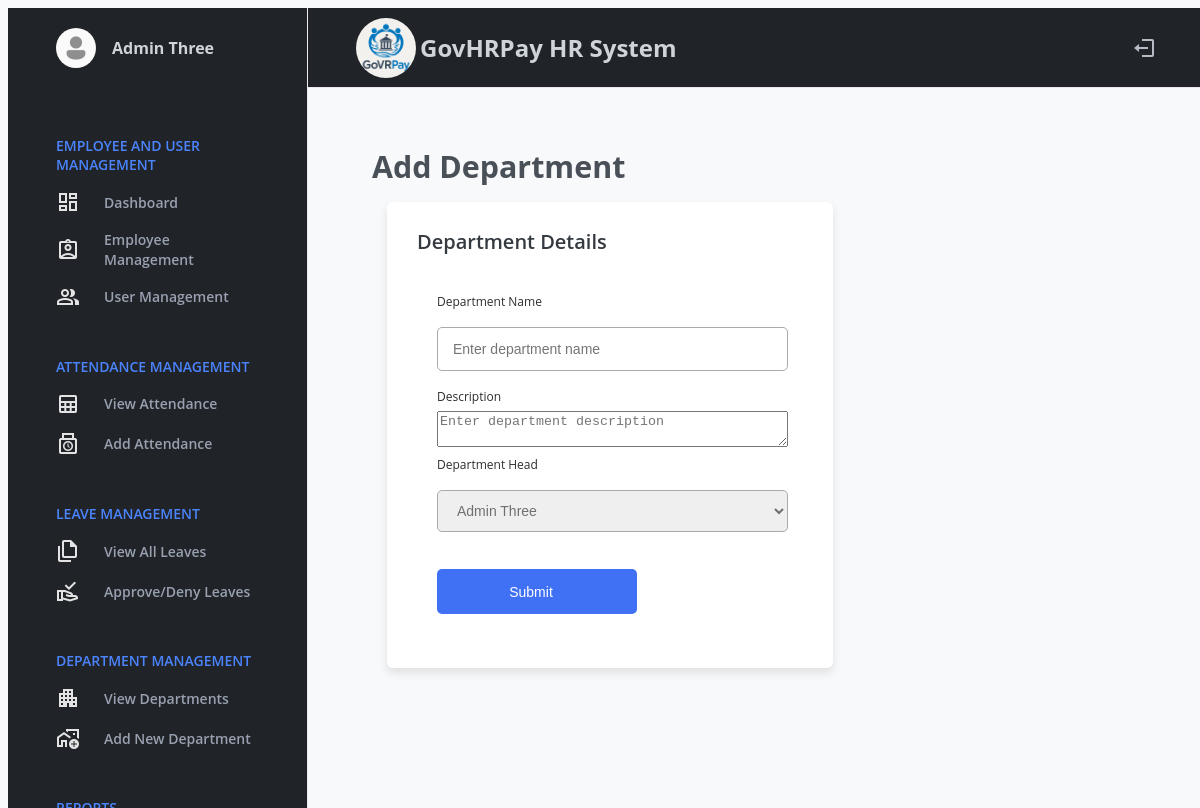
Before: /hr/admin/departments/add (signed in) with the older database file.
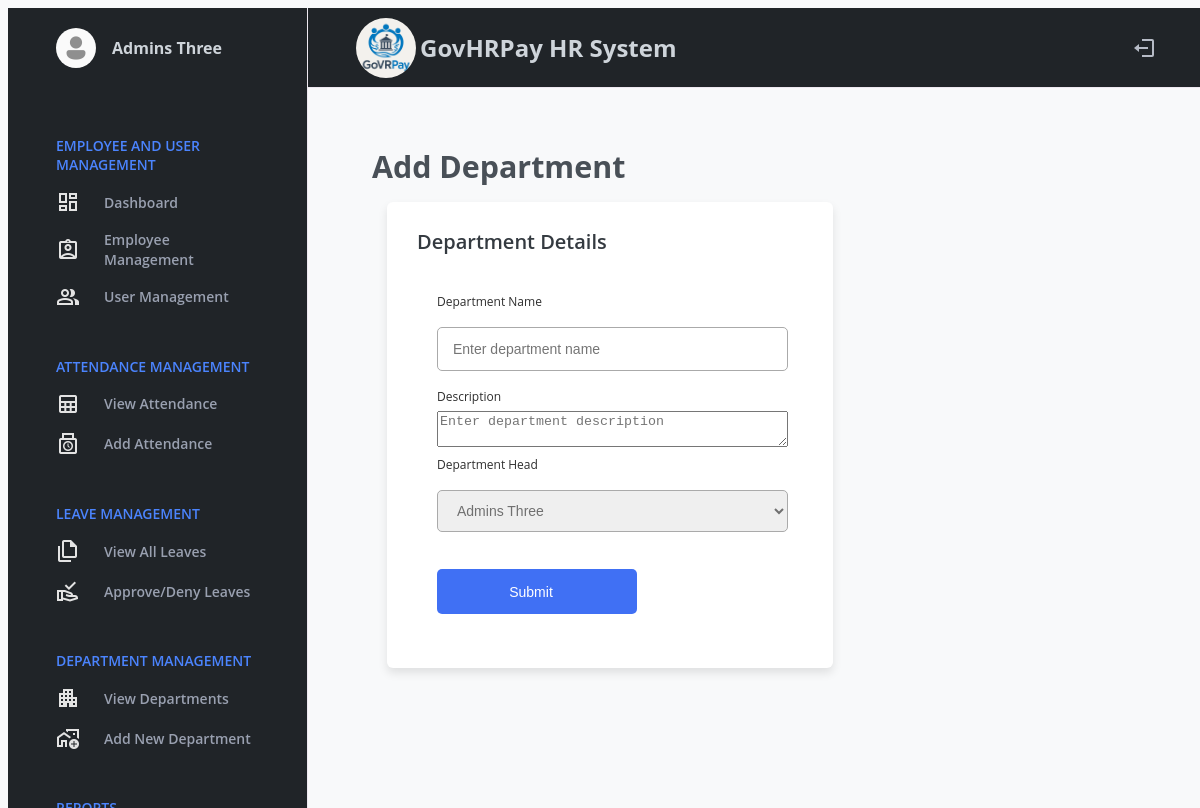
After: the same page with the newer database file.
### hr_system/hr/models/user.py (models this page shows, shortened)
class User(UserMixin, db.Model):
    id = db.Column(db.Integer, primary_key=True)
    email = db.Column(db.String(150), unique=True, nullable=False)
    password = db.Column(db.String(150), nullable=False)
    first_name = db.Column(db.String(100), nullable=False)
    last_name = db.Column(db.String(100), nullable=False)
    role = db.Column(db.String(50), nullable=False, default="employee")
    department_id = db.Column(
        db.Integer, db.ForeignKey('department.id', name='fk_user_department_id')
    )
    position = db.Column(db.String(100))
    active = db.Column(db.Boolean, default=True)
    created_at = db.Column(db.DateTime, default=datetime.utcnow)
    last_login = db.Column(db.DateTime)
    managed_department = db.relationship(
        "Department",
        back_populates="head",
        uselist=False,
        foreign_keys="[Department.head_id]"
    )
    employee_profile = db.relationship(
        "Employee",
        back_populates="user",
        uselist=False
    )
    approved_leaves = db.relationship(
        "Leave",
        back_populates="approver",
        lazy=True,
        foreign_keys="[Leave.approved_by]"
    )
    department = db.relationship(
        "Department",
        backref="users",
        foreign_keys=[department_id]
    )

### hr_system/hr/routes/hr_admin_routes.py (the view, shortened to what this page needs)
@hr_admin_bp.route('/departments/add', methods=['GET', 'POST'])
@login_required
@admin_required
def add_department():
    form = DepartmentForm()
    form.head_id.choices = [(u.id, f"{u.first_name} {u.last_name}")
                            for u in User.query.filter(User.role.in_(['admin','officer','dept_head'])).all()]
    return render_template('hr/admin/admin_add_dept.html', form=form)

### hr_system/hr/forms.py
class DepartmentForm(FlaskForm):
    name = StringField("Department Name", validators=[DataRequired()])
    description = TextAreaField("Description")
    head_id = SelectField("Department Head", coerce=int, choices=[])
    submit = SubmitField("Submit")

### hr_system/hr/__init__.py (called while the page is built)
@login_manager.user_loader
def load_user(user_id):
    return User.query.get(int(user_id))

### hr_system/hr/utils.py (called while the page is built)
def admin_required(f):
    @wraps(f)
    def decorated_function(*args, **kwargs):
        if not current_user.is_authenticated or current_user.role != 'admin':
            return jsonify({'error': 'Admin access required'}), 403
        return f(*args, **kwargs)
    return decorated_function

### templates/hr/admin/admin_add_dept.html (shortened to what this page needs)
{% extends 'hr/admin/admin_base.html' %}
{% block content %}
<main class="content-wrap">
  <header class="content-head">
    <h1><b>Add Department</b></h1>
  </header>
  <div class="department-container">
    <header>Department Details</header>
    <form method="POST" action="{{ url_for('hr_admin.add_department') }}">
      <div class="form first">
        <div class="details personal">
          <div class="fields">
            <div class="input-field">
              <label>Department Name</label>
              {{ form.name(class="form-control", placeholder="Enter department name", required=true) }}
            </div>
            <div class="input-field">
              <label style="margin-bottom: 5px">Description</label>
              {{ form.description(class="form-control", placeholder="Enter department description") }}
            </div>
            <div class="input-field">
              <label>Department Head</label>
              {{ form.head_id(class="form-control") }}
            </div>
          </div>
        </div>
        <button type="submit" class="submit">
          <span class="btnText">Submit</span>
        </button>
      </div>
    </form>
  </div>
</main>
{% endblock %}

### templates/hr/admin/admin_base.html (shortened to what the changed rows need)
<!DOCTYPE html>
<html lang="en">
  <head>
    <link
      rel="stylesheet"
      href="https://cdnjs.cloudflare.com/ajax/libs/font-awesome/6.4.0/css/all.min.css"
    />
    <link
      rel="stylesheet"
      href="https://stackpath.bootstrapcdn.com/font-awesome/4.7.0/css/font-awesome.min.css"
    />
    <link
      rel="stylesheet"
      href="https://public.codepenassets.com/css/normalize-5.0.0.min.css"
    />
    <link
      rel="stylesheet"
      href="https://cdnjs.cloudflare.com/ajax/libs/font-awesome/4.7.0/css/font-awesome.min.css"
    />
    <link
      rel="stylesheet"
      href="{{ url_for('hr_admin.static', filename='css/style2.css') }}"
    />
    <link
      rel="stylesheet"
      href="{{ url_for('hr_admin.static', filename='css/forms.css') }}"
    />
  </head>
  <body>
    <div class="dashboard">
      <aside class="search-wrap">
        <div
          class="search"
          style="display: flex; align-items: center; gap: 10px"
        >
          <label>
            <h2 style="color: #ced4da; margin: 4px">GovHRPay HR System</h2>
          </label>
        </div>
      </aside>
      <header class="menu-wrap">
        <figure class="user">
          <div class="user-avatar">
            <img
              src="{{ url_for('hr_admin.static', filename='images/user/user_logo.webp') }}"
              alt="User Profile"
            />
          </div>
          <figcaption>
            {{ current_user.first_name }} {{current_user.last_name}}
          </figcaption>
        </figure>
      </header>
      <main class="content-wrap">{% block content %}{% endblock %}</main>
    </div>
  </body>
</html>

Changed rows visible on the page:
changed User "Three": first_name "Admin" → "Admins"
Other visible differences:
form field head_id: "Admin Three" → "Admins Three"
